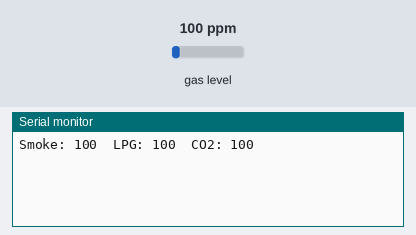
Recording of a sketch running on a simulated Arduino Uno, built with avr-gcc and run on an emulated ATmega328P. Parts: the last lines printed to the serial monitor. The test bench sets the inputs (shaded band); at power-on: gas level 100 ppm.

Above: at 1.7 s.
1.8 s: gas level set to 20 ppm
At 3.7 s:
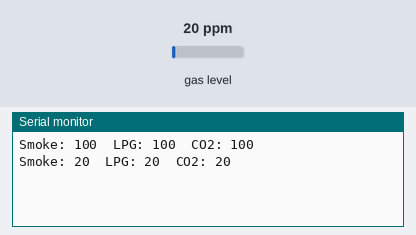
4.1 s: gas level set to 250 ppm
At 5.3 s:
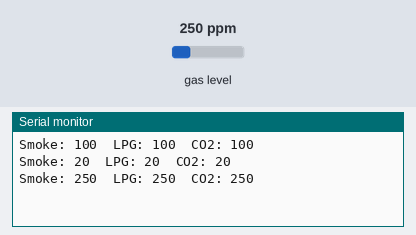
Timing chart, 0 to 7.1 s (numbered marks = the images above; inputs shaded):
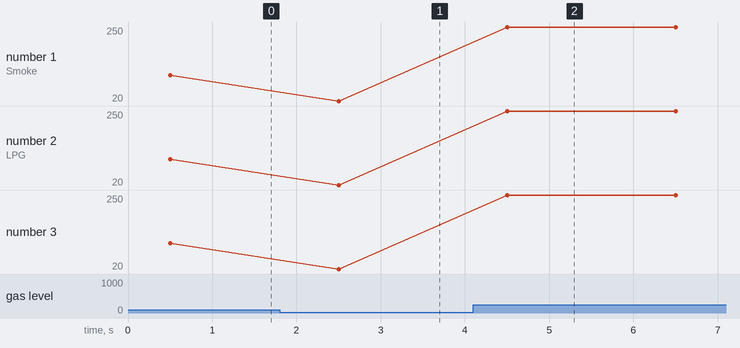

Measured:
- after the input at 1.8 s, the serial monitor: prints a new line after 0.70 s (image 1)
- after the input at 4.1 s, the serial monitor: prints a new line after 0.40 s (image 2)
- plotted number 1: 100 → 20 after the input at 1.8 s, 20 → 250 after the input at 4.1 s
- plotted number 2: 100 → 20 after the input at 1.8 s, 20 → 250 after the input at 4.1 s
- plotted number 3: 100 → 20 after the input at 1.8 s, 20 → 250 after the input at 4.1 s

The sketch:

MQ2_SERIALMONITOR.ino
```cpp
#include<MQ2.h>

#define PIN A0

MQ2 mq2(PIN);

void setup() {
  Serial.begin(9600);
  mq2.begin();

}

void loop() {
  int lpg = mq2.readLPG();
  int co = mq2.readCO();
  int smo = mq2.readSmoke();
  Serial.print("Smoke: ");
  Serial.print(smo);
  Serial.print("  LPG: ");
  Serial.print(lpg);
  Serial.print("  CO2: ");
  Serial.println(co);
  delay(2000);
}
```
